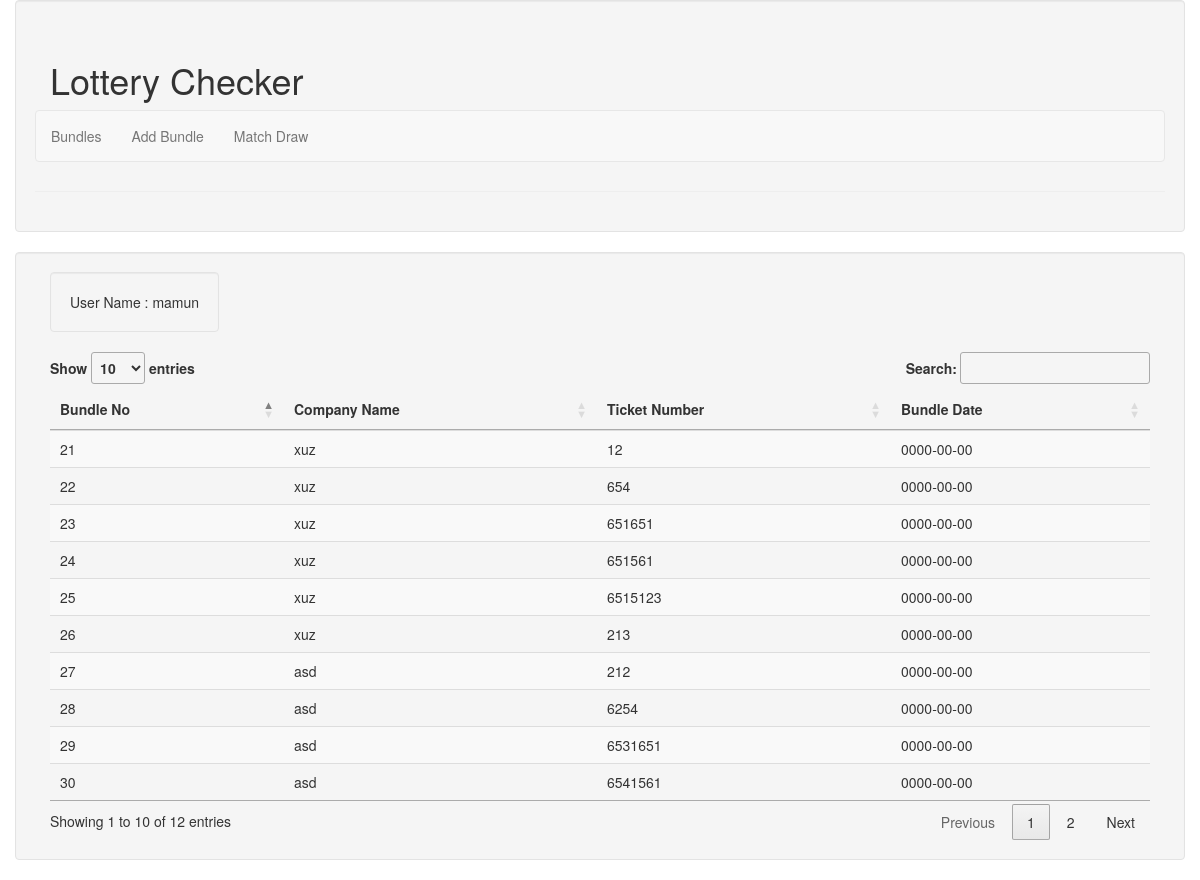
The app's page /public/bund.php (signed in) with its own data.
### tables this page shows
CREATE TABLE IF NOT EXISTS `user` (
  `u_id` int(11) NOT NULL AUTO_INCREMENT,
  `u_name` text NOT NULL,
  `u_fullname` text NOT NULL,
  `u_password` text NOT NULL,
  `u_email` varchar(50) NOT NULL,
  PRIMARY KEY (`u_id`)
);

CREATE TABLE IF NOT EXISTS `bundle` (
  `u_id` int(10) NOT NULL,
  `b_date` date NOT NULL,
  `b_no` int(30) NOT NULL AUTO_INCREMENT,
  `b_tickNum` text NOT NULL,
  `b_comName` text NOT NULL,
  PRIMARY KEY (`b_no`)
);

### includes/functions.php (called while the page is built, shortened)
<?php
function runQuery($connection,$query)
{
	$result=mysqli_query($connection,$query);
	if ($result)
	{
		return $result;
	}
	else
	{
		die ("Database Query Failed");
	}
}
?>

### public/bund.php (the view, shortened to what this page needs)
<?php
	require_once("../includes/functions.php");
	require_once("../includes/header.php");
	require_once("../includes/menu.php");
	$connection=connectDb();
	$u_id=$_SESSION["u_id"];
	$query="SELECT u_name FROM `user` WHERE user.u_id='$u_id'";
	$result=runQuery($connection, $query);
	$row=mysqli_fetch_assoc($result);
	$u_name=$row['u_name'];
?>
<div class="well container">
	<div class="container">
		<p class="btn well">User Name : <?php echo "$u_name";?></p>
	</div>
	<div class="col-md-12 content">
		<div>
			<form class="form-inline" method="post"  >
				<table  id="example" class="table table-striped">
					<thead>
						<tr>
							<th>Bundle No</th>
							<th>Company Name</th>
							<th>Ticket Number</th>
							<th>Bundle Date</th>
						</tr>
					</thead>
			<tbody>
	<?php
	$query="SELECT * FROM `bundle` where bundle.u_id='$u_id'";
	$result=mysqli_query($connection, $query);
	while($row=mysqli_fetch_assoc($result))
	{
	?>
			<tr>
				<form action="" method="POST">
					<td><?php echo $row['b_no']?></td>
					<td><?php echo $row['b_comName']?></td>
					<td><?php echo $row['b_tickNum']?></td>
					<td><?php echo $row['b_date']?></td>
			</tr>
				</form>
	<?php
	}
	?>
	 	</div>
	</div>
</div>
<?php
	require_once("../includes/footer.php");
?>

### includes/header.php (shortened to what this page needs)
<!DOCTYPE html>
<html>
<head>
    <link href="https://maxcdn.bootstrapcdn.com/bootstrap/3.3.5/css/bootstrap.min.css" rel="stylesheet">
    <link rel="stylesheet" href="http://cdn.datatables.net/1.10.12/css/jquery.dataTables.min.css">
</head>
<body>

### includes/menu.php
<div class="container well">
  <div class="centered page-header">
    <h1 class="container header">Lottery Checker</h1>
    <nav class="navbar navbar-default ">
	    <ul class="nav navbar-nav">
	      <li><a href="bund.php">Bundles</a></li>
	      <li><a href="addBund.php">Add Bundle</a></li>
	      <li><a href="checkBund.php">Match Draw</a></li>
	    </ul>
	</nav>
  </div>
</div>

### includes/footer.php
</body>
</html>

### records on screen
user: u_name "mamun"
bundle: b_no "21", b_comName "xuz", b_tickNum "12", b_date "0000-00-00"
bundle: b_no "22", b_comName "xuz", b_tickNum "654", b_date "0000-00-00"
bundle: b_no "23", b_comName "xuz", b_tickNum "651651", b_date "0000-00-00"
bundle: b_no "24", b_comName "xuz", b_tickNum "651561", b_date "0000-00-00"
bundle: b_no "25", b_comName "xuz", b_tickNum "6515123", b_date "0000-00-00"
bundle: b_no "26", b_comName "xuz", b_tickNum "213", b_date "0000-00-00"
bundle: b_no "27", b_comName "asd", b_tickNum "212", b_date "0000-00-00"
bundle: b_no "28", b_comName "asd", b_tickNum "6254", b_date "0000-00-00"
bundle: b_no "29", b_comName "asd", b_tickNum "6531651", b_date "0000-00-00"
bundle: b_no "30", b_comName "asd", b_tickNum "6541561", b_date "0000-00-00"
